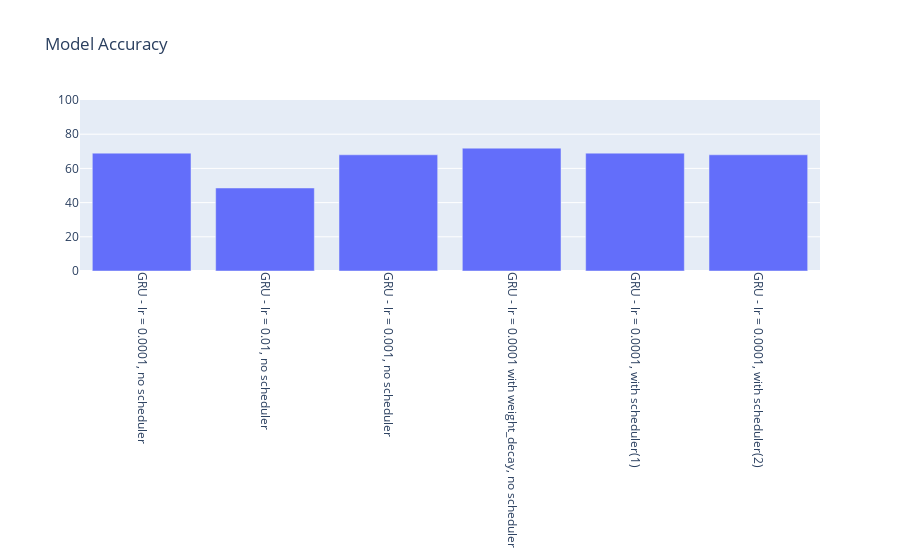
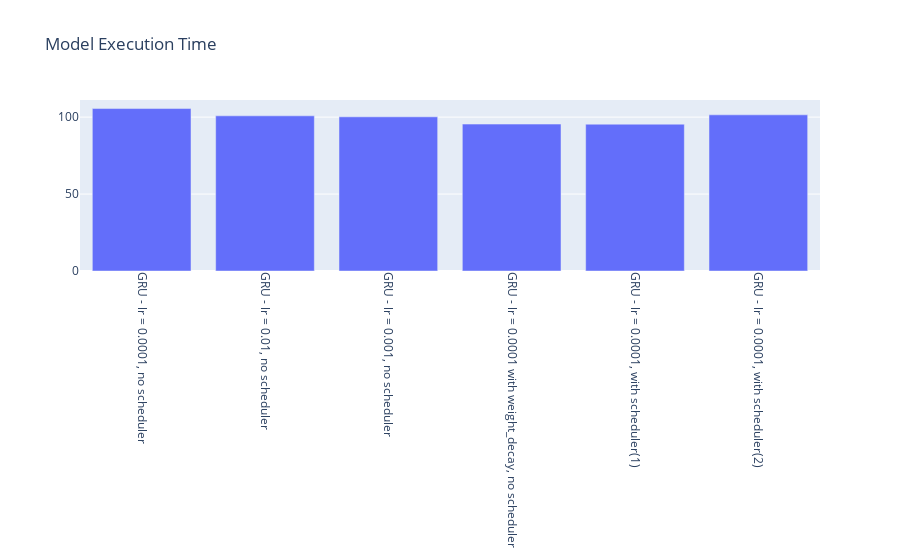

Notebook code for these charts, in order:
### Markdown cell above
Finally, let's run through some different hyper-parameters and evaluate

### Code cell
import plotly.graph_objects as px

model_name = 'GRU'
num_epochs=128
accuracy = []
hyper_parameter = []
execution_time = []

if (model_name == 'LSTM'):
    model = LSTMNet(input_dim=1, hidden_dim=124, output_dim = 1, n_layers=2).to(device)
    #get error Windows not yet supported for torch.compile
    #model = torch.compile(model)
elif (model_name == 'GRU'):
    model = GRUNet(input_dim=1, hidden_dim=124, output_dim = 1, n_layers=2).to(device)
    #get error Windows not yet supported for torch.compile
    #model = torch.compile(model)

# Define Loss, Optimizer since this is a binary classification problem, use BCE loss
#criterion = nn.CrossEntropyLoss() -> this one does work but I read it's not necessarily appropriate for binary classification.
#criterion2 = torch.nn.BCEWithLogitsLoss() this one was supposed to apply to sigmoid for you, but I couldn't get it to work


criterion = torch.nn.BCELoss()


lr = 0.0001
optimizer = torch.optim.Adam(model.parameters(), lr=lr)
loss_vals, timer = train_model(model, criterion, optimizer, scheduler=False, num_epochs = num_epochs, dataloader = dataloader)
ax1 = plt.plot(np.array(loss_vals),label="lr = 0.0001, no scheduler")
model_accuracy = evaluate_model(model)
accuracy.append(model_accuracy.item())
execution_time.append(timer)
hyper_parameter.append("GRU - lr = 0.0001, no scheduler")

#view effect of 2 different learning rates
lr = 0.01
optimizer = torch.optim.Adam(model.parameters(), lr=lr)
loss_vals, timer = train_model(model, criterion, optimizer, scheduler=False, num_epochs = num_epochs, dataloader = dataloader)
ax1 = plt.plot(np.array(loss_vals),label="lr = 0.01, no scheduler")
model_accuracy = evaluate_model(model)
accuracy.append(model_accuracy.item())
execution_time.append(timer)
hyper_parameter.append("GRU - lr = 0.01, no scheduler")

lr = 0.001
optimizer = torch.optim.Adam(model.parameters(), lr=lr)
loss_vals, timer = train_model(model, criterion, optimizer, scheduler=False, num_epochs = num_epochs, dataloader = dataloader)
plt.plot(np.array(loss_vals), label= "lr = 0.001, no scheduler")
model_accuracy = evaluate_model(model)
accuracy.append(model_accuracy.item())
execution_time.append(timer)
hyper_parameter.append("GRU - lr = 0.001, no scheduler")

#try switching out the optimizer
optimizer = optim.Adam(model.parameters(), lr=0.0001, weight_decay=0.0005)
loss_vals, timer = train_model(model, criterion, optimizer, scheduler=False, num_epochs = num_epochs, dataloader = dataloader)
plt.plot(np.array(loss_vals),label= "lr = 0.0001 with weight_decay, no scheduler")
model_accuracy = evaluate_model(model)
accuracy.append(model_accuracy.item())
execution_time.append(timer)
hyper_parameter.append("GRU - lr = 0.0001 with weight_decay, no scheduler")

#finally attempt a scheduler
lr = 0.0001
optimizer = torch.optim.Adam(model.parameters(), lr=lr)
schelduler = torch.optim.lr_scheduler.StepLR(optimizer, step_size=500, gamma=0.1)
loss_vals, timer = train_model(model, criterion, optimizer, scheduler=schelduler, num_epochs = num_epochs, dataloader = dataloader)
plt.plot(np.array(loss_vals),label= "lr = 0.0001, with scheduler - 1")
model_accuracy = evaluate_model(model)
accuracy.append(model_accuracy.item())
execution_time.append(timer)
hyper_parameter.append("GRU - lr = 0.0001, with scheduler(1)")

lr = 0.0001
optimizer = torch.optim.Adam(model.parameters(), lr=lr)
schelduler = torch.optim.lr_scheduler.StepLR(optimizer, 5, gamma=0.1, last_epoch=-1, verbose=False)
loss_vals, timer = train_model(model, criterion, optimizer, scheduler=schelduler, num_epochs = num_epochs, dataloader = dataloader)
plt.plot(np.array(loss_vals),label= "lr = 0.0001, with scheduler(2)")
model_accuracy = evaluate_model(model)
accuracy.append(model_accuracy.item())
execution_time.append(timer)
hyper_parameter.append("GRU - lr = 0.0001, with scheduler(2)")

plt.legend(loc ="upper right")
plt.xlabel("Iterations")
plt.ylabel("Loss")
plt.title("Loss vs Epochs for GRU models")
plt.show()

#the matplotlib graphs make it difficult to see what the final accuracy values are on the graph. Use plotly as it has built in tooltips.

# plt.bar(hyper_parameter,accuracy)
# plt.xticks(rotation=90)
# plt.xlabel("Hyper Parameters")
# plt.ylabel("Model Accuracy")
# plt.title("Model Accuracy for GRU")
# plt.show()

# plt.bar(hyper_parameter,execution_time)
# plt.xticks(rotation=90)
# plt.xlabel("Hyper Parameters")
# plt.ylabel("Training time")
# plt.title("Training time for GRU models")
# plt.show()


#create plotly graphing 

x = hyper_parameter
 
plot = px.Figure(data=[px.Bar(
    name = 'Accuracy',
    x = x,
    y = accuracy
   )
],

layout=px.Layout(
        title=px.layout.Title(text="Model Accuracy")

)
)

plot.update_layout(yaxis_range=[0,100])
plot.update_xaxes(tickangle=90)

plot.show()

plot = px.Figure(data=[px.Bar(
    name = 'Execution Time',
    x = x,
    y = execution_time
   )
],

layout=px.Layout(
        title=px.layout.Title(text="Model Execution Time")

)
)

plot.update_xaxes(tickangle=90)

plot.show()

### Figure 1 — Plotly figure (JSON) as saved in the notebook; plotly's stock layout.template omitted (floating-point values rounded to 4 significant figures)
{"data": [{"name": "Accuracy", "type": "bar", "x": ["GRU - lr = 0.0001, no scheduler", "GRU - lr = 0.01, no scheduler", "GRU - lr = 0.001, no scheduler", "GRU - lr = 0.0001 with weight_decay, no scheduler", "GRU - lr = 0.0001, with scheduler(1)", "GRU - lr = 0.0001, with scheduler(2)"], "y": [68.93, 48.54, 67.96, 71.84, 68.93, 67.96]}], "layout": {"title": {"text": "Model Accuracy"}, "xaxis": {"tickangle": 90}, "yaxis": {"range": [0, 100]}}}

### Figure 2 — Plotly figure (JSON) as saved in the notebook; plotly's stock layout.template omitted (floating-point values rounded to 4 significant figures)
{"data": [{"name": "Execution Time", "type": "bar", "x": ["GRU - lr = 0.0001, no scheduler", "GRU - lr = 0.01, no scheduler", "GRU - lr = 0.001, no scheduler", "GRU - lr = 0.0001 with weight_decay, no scheduler", "GRU - lr = 0.0001, with scheduler(1)", "GRU - lr = 0.0001, with scheduler(2)"], "y": [105.6, 100.8, 100.2, 95.48, 95.41, 101.5]}], "layout": {"title": {"text": "Model Execution Time"}, "xaxis": {"tickangle": 90}}}
